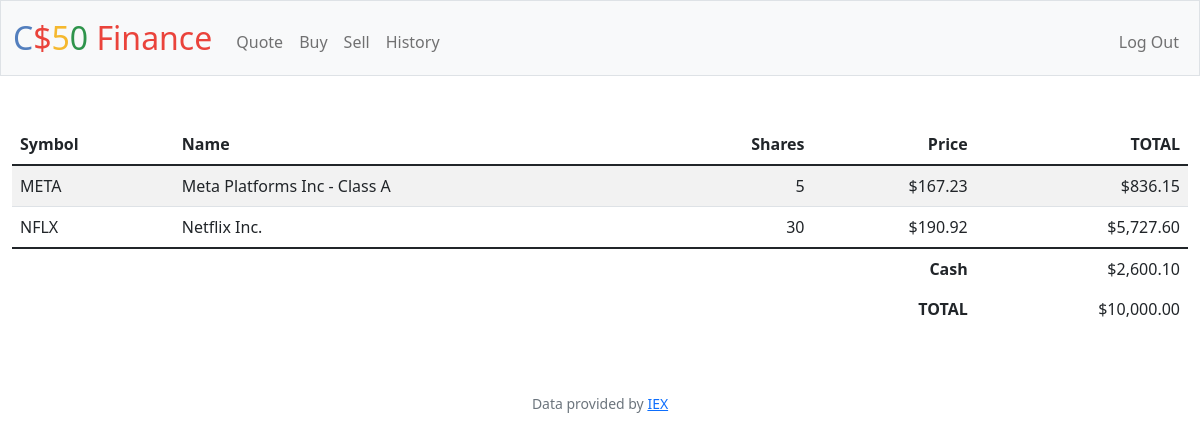
/ (signed in), run on the app's committed database.
### tables this page shows
CREATE TABLE transactions(
    id           INTEGER PRIMARY KEY AUTOINCREMENT NOT NULL,
    users_id    INTEGER NOT NULL,
    symbol  TEXT NOT NULL,
    name  TEXT NOT NULL,
    price  NUMERIC NOT NULL,
    quantity  INTEGER NOT NULL,
    cash  NUMERIC NOT NULL,
    time TEXT NOT NULL,
    FOREIGN KEY(users_id) REFERENCES users(id)
);

### app.py (the view)
@app.route("/")
@login_required
def index():
    hist = db.execute(
        "SELECT symbol, name, SUM(quantity) as quantity, price, cash FROM transactions WHERE users_id = ? GROUP BY symbol ORDER BY time ASC", session["user_id"])
    print(hist)
    return render_template("index.html", res=hist)

### app.py (called while the page is built)
@app.after_request
def after_request(response):
    response.headers["Cache-Control"] = "no-cache, no-store, must-revalidate"
    response.headers["Expires"] = 0
    response.headers["Pragma"] = "no-cache"
    return response

### helpers.py (called while the page is built)
def login_required(f):
    @wraps(f)
    def decorated_function(*args, **kwargs):
        if session.get("user_id") is None:
            return redirect("/login")
        return f(*args, **kwargs)
    return decorated_function

def usd(value):
    return f"${value:,.2f}"

### templates/index.html (shortened to what this page needs)
{% extends "layout.html" %}
{% block main %}
{% set ns = namespace() %}
{% set ns.last_cash = 10000 %}
<table class="table table-striped">
    <thead>
        <tr>
            <th class="text-start">Symbol</th>
            <th class="text-start">Name</th>
            <th class="text-end">Shares</th>
            <th class="text-end">Price</th>
            <th class="text-end">TOTAL</th>
        </tr>
    </thead>
   <tbody>
    {% for dict_res in res -%}
    {% set total = dict_res['quantity'] * dict_res['price'] %}
    {% if dict_res['cash'] < ns.last_cash %}
        {% set ns.last_cash = dict_res['cash'] %}
    {% endif %}
            <tr>
                <td class="text-start">{{dict_res['symbol']}}</td>
                <td class="text-start">{{dict_res['name']}}</td>
                <td class="text-end">{{dict_res['quantity']}}</td>
                <td class="text-end">{{dict_res['price'] | usd}}</td>
                <td class="text-end">{{total | usd}}</td>
            </tr>
    {% endfor %}
    </tbody>
    <tfoot>
        <tr>
            <td class="border-0 fw-bold text-end" colspan="4">Cash</td>
            <td class="border-0 text-end">{{ns.last_cash | usd}}</td>
        </tr>
        <tr>
            <td class="border-0 fw-bold text-end" colspan="4">TOTAL</td>
            <td class="border-0 w-bold text-end">$10,000.00</td>
        </tr>
    </tfoot>
</table>
{% endblock %}

### data on the page
transactions: symbol "META", name "Meta Platforms Inc - Class A", quantity "5", price "$167.23", total "$836.15"
transactions: symbol "NFLX", name "Netflix Inc.", quantity "30", price "$190.92", total "$5,727.60"

### other printed values
{{ ns.last_cash | usd }} "$2,600.10"
